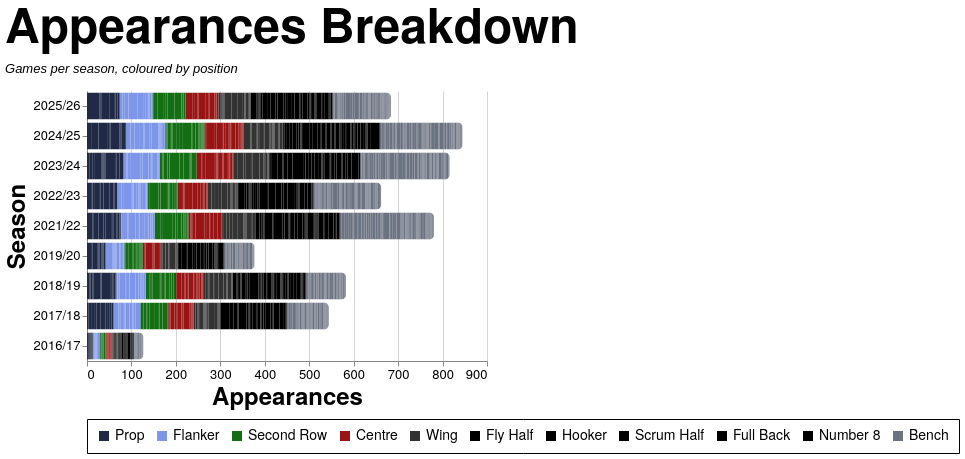

Source (Vega-Lite JSON):
### Vega-Lite specification from a JSON file in a GitHub repository (floating-point values rounded to 4 significant figures; data arrays with more than 128 entries replaced by an {"elided": "..."} marker saying what was removed)
{"config": {"axis": {"labelFont": "PT Sans Narrow, Helvetica Neue, Helvetica, Arial, sans-serif", "titleFont": "PT Sans Narrow, Helvetica Neue, Helvetica, Arial, sans-serif", "labelFontSize": 13, "titleFontSize": 24, "gridColor": "#202947", "gridOpacity": 0.2, "zindex": 1}, "text": {"font": "Lato, sans-serif"}, "bar": {"cornerRadiusEnd": 5}, "header": {"labelFont": "PT Sans Narrow, Helvetica Neue, Helvetica, Arial, sans-serif", "titleFont": "PT Sans Narrow, Helvetica Neue, Helvetica, Arial, sans-serif", "labelFontSize": 24, "titleFontSize": 28, "labelFontWeight": "bold", "orient": "left"}, "legend": {"labelFont": "PT Sans Narrow, Helvetica Neue, Helvetica, Arial, sans-serif", "titleFont": "PT Sans Narrow, Helvetica Neue, Helvetica, Arial, sans-serif", "labelFontSize": 14, "titleFontSize": 16, "titlePadding": 5, "fillColor": "white", "strokeColor": "black", "padding": 10, "titleFontWeight": "lighter", "titleFontStyle": "italic", "titleColor": "gray", "offset": 10}, "title": {"font": "PT Sans Narrow, Helvetica Neue, Helvetica, Arial, sans-serif", "fontSize": 48, "fontWeight": "bold", "anchor": "start", "align": "center", "titlePadding": 20, "subtitlePadding": 10, "subtitleFontSize": 13, "subtitleColor": "", "subtitleFontStyle": "italic", "offset": 15, "color": "black"}, "axisX": {"labelAngle": 0}, "facet": {"title": null, "header": null, "align": {"row": "each", "column": "each"}}, "resolve": {"scale": {"y": "independent", "facet": "independent"}}, "background": "transparent", "scale": {"offsetBandPaddingOuter": 0.2, "offsetBandPaddingInner": 0.1}, "view": {"stroke": null, "background": "transparent"}}, "data": {"name": "data-6d757e5e1db49e4f2639792c75da48ec"}, "mark": {"type": "bar"}, "encoding": {"color": {"field": "color_value", "legend": {"orient": "bottom", "title": null}, "scale": {"domain": ["Prop", "Flanker", "Second Row", "Centre", "Wing", "Fly Half", "Hooker", "Scrum Half", "Full Back", "Number 8", "Bench"], "range": ["#202946", "#7d96e8", "#146f14", "#991515", "#333333", "#000000", "#000000", "#000000", "#000000", "#000000", "#6b7280"]}, "type": "nominal"}, "order": {"field": "stack_order", "type": "quantitative"}, "tooltip": [{"field": "player", "title": "Player", "type": "nominal"}, {"field": "season", "title": "Season", "type": "nominal"}, {"field": "color_value", "title": "Position", "type": "nominal"}, {"aggregate": "sum", "field": "apps", "title": "Appearances", "type": "quantitative"}], "x": {"aggregate": "sum", "field": "apps", "title": "Appearances", "type": "quantitative"}, "y": {"field": "season", "sort": {"field": "season_sort", "op": "max", "order": "descending"}, "title": "Season", "type": "nominal"}}, "height": {"step": 30}, "title": {"text": "Appearances Breakdown", "subtitle": "Games per season, coloured by position"}, "width": 400, "$schema": "https://vega.github.io/schema/vega-lite/v5.20.1.json", "datasets": {"data-6d757e5e1db49e4f2639792c75da48ec": {"elided": "2502 records"}}}
